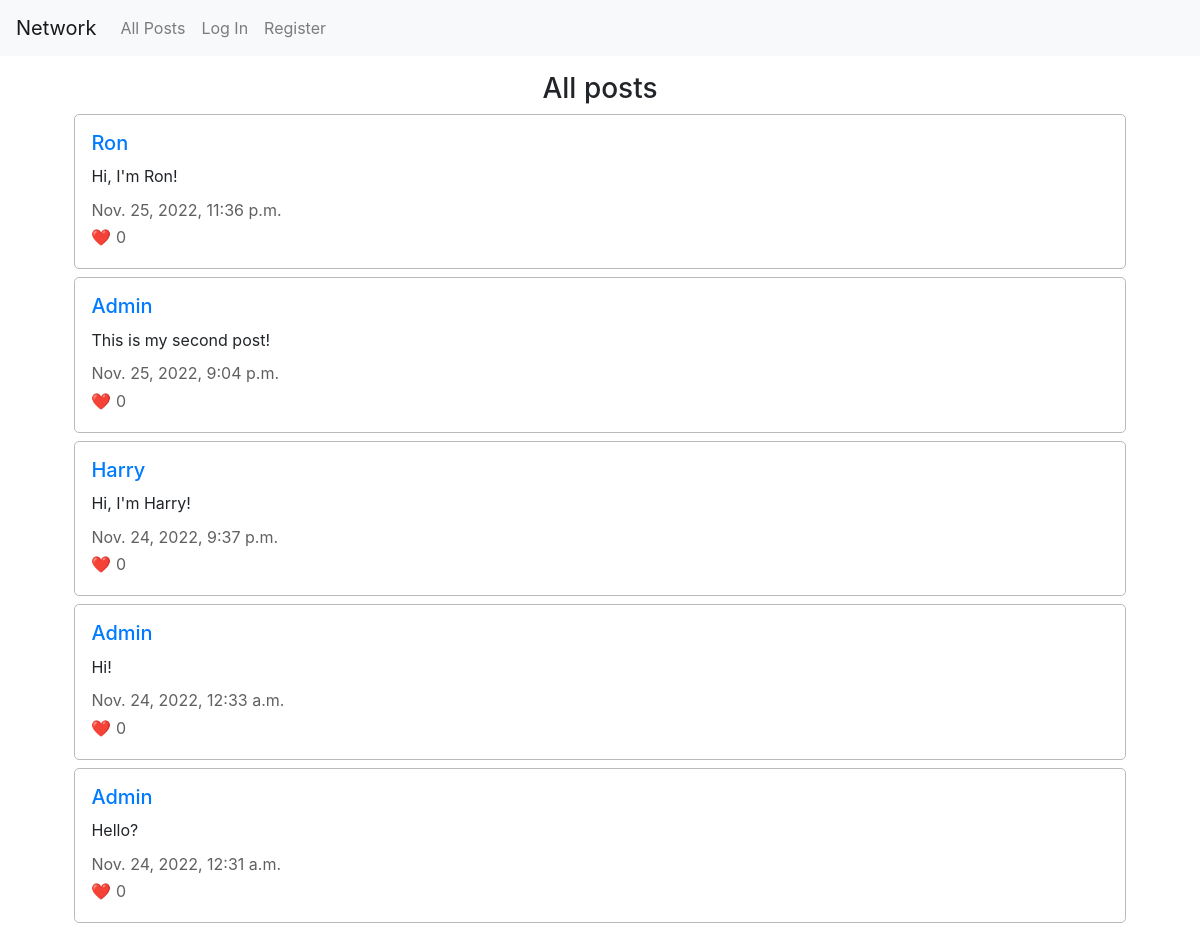
The page / on the database its author committed.
### network/models.py (models this page shows, shortened)
class Post(models.Model):
    user = models.ForeignKey("User", on_delete=models.CASCADE, related_name ="posts")
    content = models.TextField(max_length=255)
    timestamp = models.DateTimeField(auto_now_add=True)
    likes = models.ManyToManyField("User", blank=True, related_name="liked")

class User(AbstractUser):
    pass

### network/views.py (the view)
# urls.py: path("", views.index, name="index"),
def index(request):
    posts = Post.objects.all().order_by('timestamp').reverse()
    return render(request, "network/index.html", {
        "posts": posts,
    })

### network/templates/network/index.html (shortened to what this page needs)
{% extends "network/layout.html" %}
{% load static %}
{% block body %}
    <div class="all-posts">
        <h3>All posts</h3>
        {% for post in posts %}
            <div class="section">
                <h5><a href="{% url 'user' post.user %}">{{ post.user }}</a></h5>
                <p class="post-content">{{ post.content }}</p>
                <p class="grey">{{ post.timestamp }}</p>
                <p class="grey">&#10084;&#65039; {{ post.likes.all.count }}</p>
            </div>
        {% endfor %}
    </div>
{% endblock %}

### network/static/network/styles.css (style rules this page uses)
.all-posts { width: 100%; display: flex; flex-direction: column; justify-content: center; align-items: center; gap: 0.5rem; }
.section { width: 90%; border: 0.2px rgb(186, 186, 186) solid; border-radius: 5px; padding: 1rem; }
h3 { margin-bottom: 0rem; }
h5 { margin-bottom: 0.6rem; }
p { margin-bottom: 0.2rem; }
.post-content { margin-bottom: 0.6rem; }
.grey { color: rgb(96, 96, 96); }

### rows shown on the page
Post: user "Ron", content "Hi, I'm Ron!", timestamp "Nov. 25, 2022, 11:36 p.m.", likes.all.count "0"
Post: user "Admin", content "This is my second post!", timestamp "Nov. 25, 2022, 9:04 p.m.", likes.all.count "0"
Post: user "Harry", content "Hi, I'm Harry!", timestamp "Nov. 24, 2022, 9:37 p.m.", likes.all.count "0"
Post: user "Admin", content "Hi!", timestamp "Nov. 24, 2022, 12:33 a.m.", likes.all.count "0"
Post: user "Admin", content "Hello?", timestamp "Nov. 24, 2022, 12:31 a.m.", likes.all.count "0"
